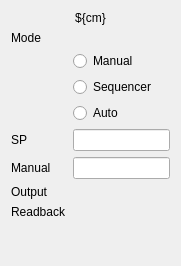
<?xml version="1.0" encoding="UTF-8"?>
<ui version="4.0">
 <class>Form</class>
 <widget class="QWidget" name="Form">
  <property name="geometry">
   <rect>
    <x>0</x>
    <y>0</y>
    <width>181</width>
    <height>266</height>
   </rect>
  </property>
  <property name="sizePolicy">
   <sizepolicy hsizetype="Maximum" vsizetype="Maximum">
    <horstretch>0</horstretch>
    <verstretch>0</verstretch>
   </sizepolicy>
  </property>
  <property name="windowTitle">
   <string>Form</string>
  </property>
  <layout class="QFormLayout" name="formLayout">
   <item row="1" column="0">
    <widget class="QLabel" name="label">
     <property name="text">
      <string>Mode</string>
     </property>
    </widget>
   </item>
   <item row="1" column="1">
    <widget class="PyDMLabel" name="PyDMLabel">
     <property name="toolTip">
      <string/>
     </property>
    </widget>
   </item>
   <item row="4" column="1">
    <widget class="QRadioButton" name="radioButton_2">
     <property name="text">
      <string>Sequencer</string>
     </property>
    </widget>
   </item>
   <item row="5" column="1">
    <widget class="QRadioButton" name="radioButton_3">
     <property name="text">
      <string>Auto</string>
     </property>
    </widget>
   </item>
   <item row="7" column="1">
    <widget class="PyDMLineEdit" name="PyDMLineEdit">
     <property name="toolTip">
      <string/>
     </property>
    </widget>
   </item>
   <item row="8" column="1">
    <widget class="PyDMLineEdit" name="PyDMLineEdit_2">
     <property name="toolTip">
      <string/>
     </property>
    </widget>
   </item>
   <item row="9" column="1">
    <widget class="PyDMLabel" name="PyDMLabel_2">
     <property name="toolTip">
      <string/>
     </property>
    </widget>
   </item>
   <item row="10" column="1">
    <widget class="PyDMLabel" name="PyDMLabel_3">
     <property name="toolTip">
      <string/>
     </property>
    </widget>
   </item>
   <item row="9" column="0">
    <widget class="QLabel" name="label_3">
     <property name="text">
      <string>Output</string>
     </property>
    </widget>
   </item>
   <item row="10" column="0">
    <widget class="QLabel" name="label_4">
     <property name="text">
      <string>Readback</string>
     </property>
    </widget>
   </item>
   <item row="7" column="0">
    <widget class="QLabel" name="label_5">
     <property name="text">
      <string>SP</string>
     </property>
    </widget>
   </item>
   <item row="8" column="0">
    <widget class="QLabel" name="label_6">
     <property name="text">
      <string>Manual</string>
     </property>
    </widget>
   </item>
   <item row="2" column="1">
    <widget class="QRadioButton" name="radioButton">
     <property name="text">
      <string>Manual</string>
     </property>
    </widget>
   </item>
   <item row="0" column="0" colspan="2">
    <widget class="QLabel" name="label_2">
     <property name="text">
      <string>${cm}</string>
     </property>
     <property name="alignment">
      <set>Qt::AlignCenter</set>
     </property>
    </widget>
   </item>
  </layout>
 </widget>
 <customwidgets>
  <customwidget>
   <class>PyDMLabel</class>
   <extends>QLabel</extends>
   <header>pydm.widgets.label</header>
  </customwidget>
  <customwidget>
   <class>PyDMLineEdit</class>
   <extends>QLineEdit</extends>
   <header>pydm.widgets.line_edit</header>
  </customwidget>
 </customwidgets>
 <resources/>
 <connections/>
</ui>
